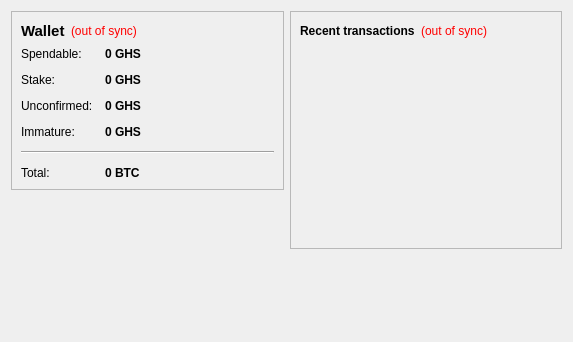
<?xml version="1.0" encoding="UTF-8"?>
<ui version="4.0">
 <class>OverviewPage</class>
 <widget class="QWidget" name="OverviewPage">
  <property name="geometry">
   <rect>
    <x>0</x>
    <y>0</y>
    <width>573</width>
    <height>342</height>
   </rect>
  </property>
  <property name="windowTitle">
   <string>Form</string>
  </property>
  <layout class="QHBoxLayout" name="horizontalLayout" stretch="1,1">
   <item>
    <layout class="QVBoxLayout" name="verticalLayout_2">
     <item>
      <widget class="QFrame" name="frame">
       <property name="frameShape">
        <enum>QFrame::StyledPanel</enum>
       </property>
       <property name="frameShadow">
        <enum>QFrame::Raised</enum>
       </property>
       <layout class="QVBoxLayout" name="verticalLayout_4">
        <item>
         <layout class="QHBoxLayout" name="horizontalLayout_4">
          <item>
           <widget class="QLabel" name="label_5">
            <property name="font">
             <font>
              <pointsize>11</pointsize>
              <weight>75</weight>
              <bold>true</bold>
             </font>
            </property>
            <property name="text">
             <string>Wallet</string>
            </property>
           </widget>
          </item>
          <item>
           <widget class="QLabel" name="labelWalletStatus">
            <property name="toolTip">
             <string>The displayed information may be out of date. Your wallet automatically synchronizes with the GHSCoin network after a connection is established, but this process has not completed yet.</string>
            </property>
            <property name="styleSheet">
             <string notr="true">QLabel { color: red; }</string>
            </property>
            <property name="text">
             <string notr="true">(out of sync)</string>
            </property>
            <property name="alignment">
             <set>Qt::AlignLeading|Qt::AlignLeft|Qt::AlignVCenter</set>
            </property>
           </widget>
          </item>
          <item>
           <spacer name="horizontalSpacer_2">
            <property name="orientation">
             <enum>Qt::Horizontal</enum>
            </property>
            <property name="sizeHint" stdset="0">
             <size>
              <width>40</width>
              <height>20</height>
             </size>
            </property>
           </spacer>
          </item>
         </layout>
        </item>
        <item>
         <layout class="QFormLayout" name="formLayout_2">
          <property name="fieldGrowthPolicy">
           <enum>QFormLayout::AllNonFixedFieldsGrow</enum>
          </property>
          <property name="horizontalSpacing">
           <number>12</number>
          </property>
          <property name="verticalSpacing">
           <number>12</number>
          </property>
          <item row="0" column="0">
           <widget class="QLabel" name="label">
            <property name="text">
             <string>Spendable:</string>
            </property>
           </widget>
          </item>
          <item row="0" column="1">
           <widget class="QLabel" name="labelBalance">
            <property name="font">
             <font>
              <weight>75</weight>
              <bold>true</bold>
             </font>
            </property>
            <property name="cursor">
             <cursorShape>IBeamCursor</cursorShape>
            </property>
            <property name="toolTip">
             <string>Your current spendable balance</string>
            </property>
            <property name="text">
             <string notr="true">0 GHS</string>
            </property>
            <property name="textInteractionFlags">
             <set>Qt::LinksAccessibleByMouse|Qt::TextSelectableByKeyboard|Qt::TextSelectableByMouse</set>
            </property>
           </widget>
          </item>
          <item row="1" column="0">
           <widget class="QLabel" name="label_6">
            <property name="text">
             <string>Stake:</string>
            </property>
           </widget>
          </item>
          <item row="1" column="1">
           <widget class="QLabel" name="labelStake">
            <property name="font">
             <font>
              <weight>75</weight>
              <bold>true</bold>
             </font>
            </property>
            <property name="cursor">
             <cursorShape>IBeamCursor</cursorShape>
            </property>
            <property name="toolTip">
             <string>Total of coins that was staked, and do not yet count toward the current balance</string>
            </property>
            <property name="text">
             <string notr="true">0 GHS</string>
            </property>
            <property name="textInteractionFlags">
             <set>Qt::LinksAccessibleByMouse|Qt::TextSelectableByKeyboard|Qt::TextSelectableByMouse</set>
            </property>
           </widget>
          </item>
          <item row="2" column="0">
           <widget class="QLabel" name="label_3">
            <property name="text">
             <string>Unconfirmed:</string>
            </property>
           </widget>
          </item>
          <item row="2" column="1">
           <widget class="QLabel" name="labelUnconfirmed">
            <property name="font">
             <font>
              <weight>75</weight>
              <bold>true</bold>
             </font>
            </property>
            <property name="cursor">
             <cursorShape>IBeamCursor</cursorShape>
            </property>
            <property name="toolTip">
             <string>Total of transactions that have yet to be confirmed, and do not yet count toward the current balance</string>
            </property>
            <property name="text">
             <string notr="true">0 GHS</string>
            </property>
            <property name="textInteractionFlags">
             <set>Qt::LinksAccessibleByMouse|Qt::TextSelectableByKeyboard|Qt::TextSelectableByMouse</set>
            </property>
           </widget>
          </item>
          <item row="3" column="0">
           <widget class="QLabel" name="labelImmatureText">
            <property name="text">
             <string>Immature:</string>
            </property>
           </widget>
          </item>
          <item row="3" column="1">
           <widget class="QLabel" name="labelImmature">
            <property name="font">
             <font>
              <weight>75</weight>
              <bold>true</bold>
             </font>
            </property>
            <property name="toolTip">
             <string>Mined balance that has not yet matured</string>
            </property>
            <property name="text">
             <string notr="true">0 GHS</string>
            </property>
            <property name="textInteractionFlags">
             <set>Qt::LinksAccessibleByMouse|Qt::TextSelectableByKeyboard|Qt::TextSelectableByMouse</set>
            </property>
           </widget>
          </item>
          <item row="4" column="0" colspan="2">
           <widget class="Line" name="line">
            <property name="orientation">
             <enum>Qt::Horizontal</enum>
            </property>
           </widget>
          </item>
          <item row="5" column="0">
           <widget class="QLabel" name="labelTotalText">
            <property name="text">
             <string>Total:</string>
            </property>
           </widget>
          </item>
          <item row="5" column="1">
           <widget class="QLabel" name="labelTotal">
            <property name="font">
             <font>
              <weight>75</weight>
              <bold>true</bold>
             </font>
            </property>
            <property name="cursor">
             <cursorShape>IBeamCursor</cursorShape>
            </property>
            <property name="toolTip">
             <string>Your current total balance</string>
            </property>
            <property name="text">
             <string notr="true">0 BTC</string>
            </property>
            <property name="textInteractionFlags">
             <set>Qt::LinksAccessibleByMouse|Qt::TextSelectableByKeyboard|Qt::TextSelectableByMouse</set>
            </property>
           </widget>
          </item>
         </layout>
        </item>
       </layout>
      </widget>
     </item>
     <item>
      <spacer name="verticalSpacer_3">
       <property name="orientation">
        <enum>Qt::Vertical</enum>
       </property>
       <property name="sizeHint" stdset="0">
        <size>
         <width>20</width>
         <height>40</height>
        </size>
       </property>
      </spacer>
     </item>
     <item>
      <widget class="QLabel" name="label_2">
       <property name="text">
        <string/>
       </property>
       <property name="pixmap">
        <pixmap resource="../bitcoin.qrc">:/images/backg</pixmap>
       </property>
       <property name="scaledContents">
        <bool>false</bool>
       </property>
       <property name="alignment">
        <set>Qt::AlignCenter</set>
       </property>
      </widget>
     </item>
     <item>
      <spacer name="verticalSpacer">
       <property name="orientation">
        <enum>Qt::Vertical</enum>
       </property>
       <property name="sizeHint" stdset="0">
        <size>
         <width>20</width>
         <height>40</height>
        </size>
       </property>
      </spacer>
     </item>
    </layout>
   </item>
   <item>
    <layout class="QVBoxLayout" name="verticalLayout_3">
     <item>
      <widget class="QFrame" name="frame_2">
       <property name="frameShape">
        <enum>QFrame::StyledPanel</enum>
       </property>
       <property name="frameShadow">
        <enum>QFrame::Raised</enum>
       </property>
       <layout class="QVBoxLayout" name="verticalLayout">
        <item>
         <layout class="QHBoxLayout" name="horizontalLayout_2">
          <item>
           <widget class="QLabel" name="label_4">
            <property name="text">
             <string>&lt;b&gt;Recent transactions&lt;/b&gt;</string>
            </property>
           </widget>
          </item>
          <item>
           <widget class="QLabel" name="labelTransactionsStatus">
            <property name="toolTip">
             <string>The displayed information may be out of date. Your wallet automatically synchronizes with the GHSCoin network after a connection is established, but this process has not completed yet.</string>
            </property>
            <property name="styleSheet">
             <string notr="true">QLabel { color: red; }</string>
            </property>
            <property name="text">
             <string notr="true">(out of sync)</string>
            </property>
            <property name="alignment">
             <set>Qt::AlignRight|Qt::AlignTrailing|Qt::AlignVCenter</set>
            </property>
           </widget>
          </item>
          <item>
           <spacer name="horizontalSpacer">
            <property name="orientation">
             <enum>Qt::Horizontal</enum>
            </property>
            <property name="sizeHint" stdset="0">
             <size>
              <width>40</width>
              <height>20</height>
             </size>
            </property>
           </spacer>
          </item>
         </layout>
        </item>
        <item>
         <widget class="QListView" name="listTransactions">
          <property name="styleSheet">
           <string notr="true">QListView { background: transparent; }</string>
          </property>
          <property name="frameShape">
           <enum>QFrame::NoFrame</enum>
          </property>
          <property name="verticalScrollBarPolicy">
           <enum>Qt::ScrollBarAlwaysOff</enum>
          </property>
          <property name="horizontalScrollBarPolicy">
           <enum>Qt::ScrollBarAlwaysOff</enum>
          </property>
          <property name="selectionMode">
           <enum>QAbstractItemView::NoSelection</enum>
          </property>
         </widget>
        </item>
       </layout>
      </widget>
     </item>
     <item>
      <spacer name="verticalSpacer_2">
       <property name="orientation">
        <enum>Qt::Vertical</enum>
       </property>
       <property name="sizeHint" stdset="0">
        <size>
         <width>20</width>
         <height>40</height>
        </size>
       </property>
      </spacer>
     </item>
    </layout>
   </item>
  </layout>
 </widget>
 <resources>
  <include location="../bitcoin.qrc"/>
 </resources>
 <connections/>
</ui>
